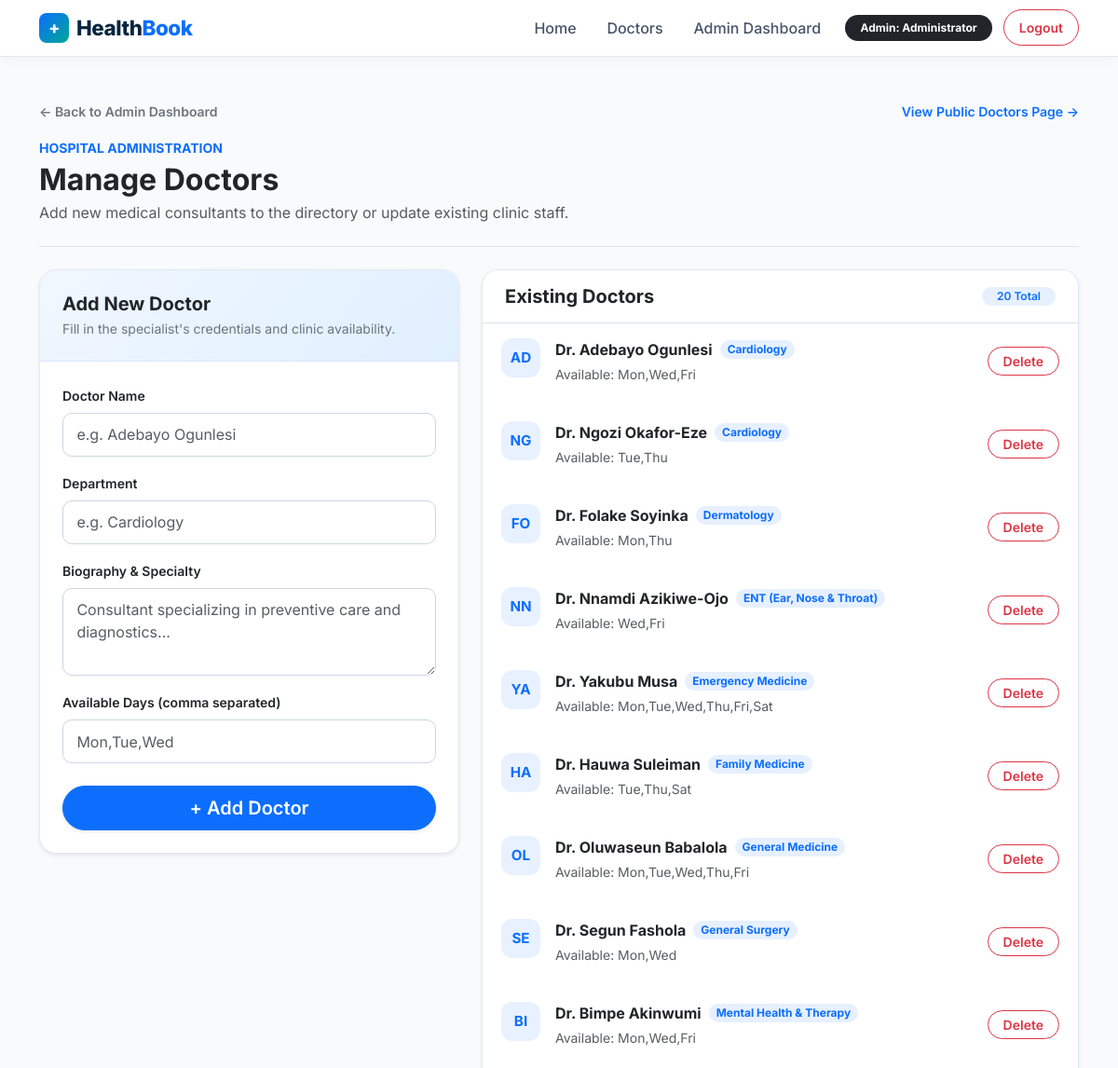
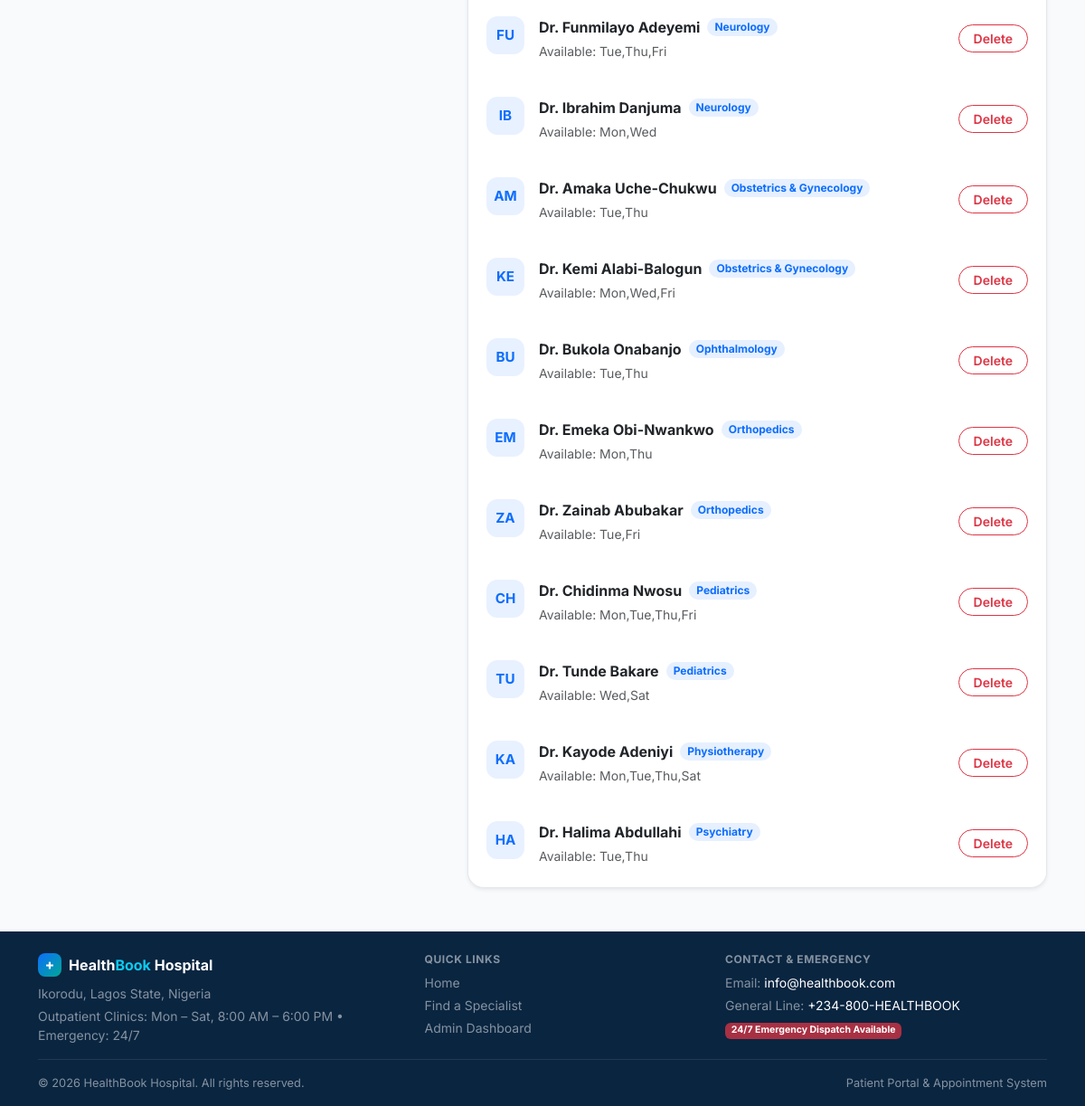
Page /admin/doctors (signed in) on the committed database (2 pictures, top to bottom).
### tables this page shows
CREATE TABLE users (
        id INTEGER PRIMARY KEY AUTOINCREMENT,
        username TEXT UNIQUE NOT NULL,
        password TEXT NOT NULL,
        role TEXT NOT NULL DEFAULT 'patient',
        full_name TEXT
    );

CREATE TABLE doctors (
        id INTEGER PRIMARY KEY AUTOINCREMENT,
        name TEXT NOT NULL,
        department TEXT NOT NULL,
        bio TEXT,
        available_days TEXT  -- comma separated like "Mon,Tue,Wed"
    );

### app.py (the view, shortened to what this page needs)
@app.route("/admin/doctors", methods=["GET", "POST"])
@admin_required
def manage_doctors():
    db = get_db()
    doctors = db.execute("SELECT * FROM doctors ORDER BY department, name").fetchall()
    return render_template("manage_doctors.html", doctors=doctors, user=current_user())

### app.py (called while the page is built)
def get_db():
    if "db" not in g:
        g.db = sqlite3.connect(DB_PATH)
        g.db.row_factory = sqlite3.Row
    return g.db

def current_user():
    uid = session.get("user_id")
    if not uid:
        return None
    db = get_db()
    return db.execute("SELECT * FROM users WHERE id = ?", (uid,)).fetchone()

def admin_required(f):
    from functools import wraps
    @wraps(f)
    def wrapper(*args, **kwargs):
        user = current_user()
        if not user or user["role"] != "admin":
            flash("Admin access required", "danger")
            return redirect(url_for("index"))
        return f(*args, **kwargs)
    return wrapper

### templates/manage_doctors.html (shortened to what this page needs)
{% extends "base.html" %}
{% block content %}
<div class="container py-5">
  <div class="d-flex flex-wrap justify-content-between align-items-center gap-2 mb-3">
    <a href="{{ url_for('admin_dashboard') }}" class="text-decoration-none text-secondary small fw-semibold">
      &larr; Back to Admin Dashboard
    </a>
    <a href="{{ url_for('doctors') }}" class="text-decoration-none text-primary small fw-semibold">
      View Public Doctors Page &rarr;
    </a>
  </div>
  <div class="pb-4 mb-4 border-bottom">
    <span class="text-primary text-uppercase fw-bold small">Hospital Administration</span>
    <h2 class="fw-bold text-dark mt-1 mb-1">Manage Doctors</h2>
    <p class="text-muted mb-0">
      Add new medical consultants to the directory or update existing clinic staff.
    </p>
  </div>
  <div class="row g-4 align-items-start">
    <div class="col-lg-5">
      <div class="card hb-panel-card shadow-sm">
        <div class="hb-panel-header p-4">
          <h5 class="fw-bold text-dark mb-1">Add New Doctor</h5>
          <p class="text-secondary small mb-0">Fill in the specialist's credentials and clinic availability.</p>
        </div>
        <div class="card-body p-4">
          <form method="post">
            <div class="mb-3">
              <label class="form-label fw-semibold text-dark small">Doctor Name</label>
              <input
                class="form-control hb-input"
                name="name"
                placeholder="e.g. Adebayo Ogunlesi"
                required
              >
            </div>
            <div class="mb-3">
              <label class="form-label fw-semibold text-dark small">Department</label>
              <input
                class="form-control hb-input"
                name="department"
                placeholder="e.g. Cardiology"
                required
              >
            </div>
            <div class="mb-3">
              <label class="form-label fw-semibold text-dark small">Biography &amp; Specialty</label>
              <textarea
                class="form-control hb-input"
                name="bio"
                rows="3"
                placeholder="Consultant specializing in preventive care and diagnostics..."
              ></textarea>
            </div>
            <div class="mb-4">
              <label class="form-label fw-semibold text-dark small">Available Days (comma separated)</label>
              <input
                class="form-control hb-input"
                name="available_days"
                placeholder="Mon,Tue,Wed"
              >
            </div>
            <button type="submit" class="btn btn-primary btn-lg w-100 rounded-pill fw-semibold shadow-sm">
              + Add Doctor
            </button>
          </form>
        </div>
      </div>
    </div>
    <div class="col-lg-7">
      <div class="card hb-panel-card shadow-sm">
        <div class="card-header bg-white py-3 px-4 border-bottom d-flex justify-content-between align-items-center">
          <h5 class="fw-bold text-dark mb-0">Existing Doctors</h5>
          <span class="badge bg-primary bg-opacity-10 text-primary rounded-pill px-3 py-1 fw-semibold">
            {{ doctors | length }} Total
          </span>
        </div>
        <ul class="list-group list-group-flush">
          {% for d in doctors %}
            <li class="list-group-item hb-doc-item d-flex flex-column flex-sm-row justify-content-between align-items-sm-center gap-3">
              <div class="d-flex align-items-start gap-3">
                <div class="hb-mini-avatar">
                  {{ d.name[:2] | upper }}
                </div>
                <div>
                  <div class="d-flex flex-wrap align-items-center gap-2 mb-1">
                    <strong class="text-dark">Dr. {{ d.name }}</strong>
                    <span class="badge bg-primary bg-opacity-10 text-primary rounded-pill px-2 py-1 small">
                      {{ d.department }}
                    </span>
                  </div>
                  <small class="text-muted d-block">
                    Available: {{ d.available_days if d.available_days else 'Not specified' }}
                  </small>
                </div>
              </div>
              <div class="text-end">
                <a
                  href="{{ url_for('delete_doctor', id=d.id) }}"
                  class="btn btn-sm btn-outline-danger rounded-pill px-3 fw-semibold"
                  onclick="return confirm('Remove Dr. {{ d.name }} from the directory?');"
                >
                  Delete
                </a>
              </div>
            </li>
          {% else %}
            <li class="list-group-item text-center py-5 text-muted border-0">
              <div class="fw-semibold text-dark mb-1">No doctors yet</div>
              <small>Use the form on the left to add your first specialist.</small>
            </li>
          {% endfor %}
        </ul>
      </div>
    </div>
  </div>
</div>
{% endblock %}

### templates/base.html (shortened to what this page needs)
<!doctype html>
<html lang="en">
  <head>
    <link
      href="https://cdn.jsdelivr.net/npm/bootstrap@5.3.3/dist/css/bootstrap.min.css"
      rel="stylesheet"
    />
    <link
      rel="stylesheet"
      href="{{ url_for('static', filename='css/main.css') }}"
    />
  </head>
  <body>
 <nav class="navbar navbar-expand-lg hb-navbar sticky-top py-2">
  <div class="container">
    <a class="navbar-brand hb-brand" href="{{ url_for('index') }}">
      <span class="hb-brand-icon">+</span>
      <span>Health<span class="text-primary">Book</span></span>
    </a>
    <div class="collapse navbar-collapse" id="navMain">
      <ul class="navbar-nav ms-auto align-items-lg-center gap-lg-1 mt-3 mt-lg-0">
        <li class="nav-item">
          <a class="nav-link hb-nav-link" href="{{ url_for('index') }}">Home</a>
        </li>
        <li class="nav-item">
          <a class="nav-link hb-nav-link" href="{{ url_for('doctors') }}">Doctors</a>
        </li>
              {% if user %}
          {% if user.role == 'admin' %}
            <li class="nav-item">
              <a class="nav-link hb-nav-link" href="{{ url_for('admin_dashboard') }}">Admin Dashboard</a>
            </li>
            <li class="nav-item ms-lg-2">
              <span class="badge bg-dark text-white rounded-pill px-3 py-2">
                Admin: {{ user.full_name if user.full_name else user.username }}
              </span>
            </li>
          {% endif %}
          <li class="nav-item ms-lg-2 mt-2 mt-lg-0">
            <a class="btn btn-outline-danger btn-sm px-3 py-2 rounded-pill fw-semibold" href="{{ url_for('logout') }}">Logout</a>
          </li>
        {% endif %}
      </ul>
    </div>
  </div>
</nav>
    <main>{% block content %}{% endblock %}</main>
    <footer class="hb-footer text-white pt-4 pb-3 mt-auto">
      <div class="container">
        <div class="row gy-3 align-items-start justify-content-between small">
          <div class="col-lg-4">
            <div class="d-flex align-items-center gap-2 mb-2">
              <span class="hb-brand-icon" style="width: 26px; height: 26px; font-size: 0.95rem;">+</span>
              <span class="fw-bold fs-6 text-white">Health<span class="text-info">Book</span> Hospital</span>
            </div>
            <p class="text-white-50 mb-1">
              Ikorodu, Lagos State, Nigeria
            </p>
            <p class="text-white-50 mb-0">
              Outpatient Clinics: Mon – Sat, 8:00 AM – 6:00 PM &bull; Emergency: 24/7
            </p>
          </div>
          <div class="col-6 col-lg-3">
            <h6 class="text-uppercase fw-bold text-white-50 mb-2" style="font-size: 0.75rem; letter-spacing: 0.05em;">
              Quick Links
            </h6>
            <ul class="list-unstyled mb-0 d-flex flex-column gap-1">
              <li><a href="{{ url_for('index') }}" class="text-white-50 text-decoration-none">Home</a></li>
              <li><a href="{{ url_for('doctors') }}" class="text-white-50 text-decoration-none">Find a Specialist</a></li>
              {% if user %}
                {% if user.role == 'admin' %}
                  <li><a href="{{ url_for('admin_dashboard') }}" class="text-white-50 text-decoration-none">Admin Dashboard</a></li>
                {% else %}
                  <li><a href="{{ url_for('my_appointments') }}" class="text-white-50 text-decoration-none">My Appointments</a></li>
                {% endif %}
              {% else %}
                <li><a href="{{ url_for('login') }}" class="text-white-50 text-decoration-none">Patient / Admin Login</a></li>
              {% endif %}
            </ul>
          </div>
          <div class="col-6 col-lg-4">
            <h6 class="text-uppercase fw-bold text-white-50 mb-2" style="font-size: 0.75rem; letter-spacing: 0.05em;">
              Contact &amp; Emergency
            </h6>
            <ul class="list-unstyled text-white-50 mb-0 d-flex flex-column gap-1">
              <li>Email: <a href="mailto:info@healthbook.com" class="text-white text-decoration-none">info@healthbook.com</a></li>
              <li>General Line: <a href="tel:+2348004325842" class="text-white text-decoration-none">+234-800-HEALTHBOOK</a></li>
              <li><span class="badge bg-danger bg-opacity-75 text-white mt-1">24/7 Emergency Dispatch Available</span></li>
            </ul>
          </div>
        </div>
        <hr class="border-secondary opacity-25 my-3" />
        <div class="d-flex flex-column flex-sm-row justify-content-between align-items-center text-white-50" style="font-size: 0.8rem;">
          <span>&copy; 2026 HealthBook Hospital. All rights reserved.</span>
          <span class="mt-1 mt-sm-0">Patient Portal &amp; Appointment System</span>
        </div>
      </div>
    </footer>
  </body>
</html>

### static/css/main.css (style rules this page uses)
body { background: #f7fbff; }
.navbar-brand { font-weight: 700; letter-spacing: 0.5px; }
.card { border-radius: 10px; }
.list-group-item { border: none; border-radius: 6px; margin-bottom: 8px; }

### templates/base.html (style rules this page uses)
:root { --hb-navy: #0a2540; --hb-blue: #0d6efd; --hb-teal: #00a896; --hb-soft-bg: #f4f8fc; }
body { font-family: "Inter", system-ui, -apple-system, sans-serif; background-color: #f8fafc; color: #1e293b; display: flex; flex-direction: column; min-height: 100vh; }
main { flex: 1 0 auto; }
.hb-navbar { background-color: #ffffff; border-bottom: 1px solid #e2e8f0; box-shadow: 0 2px 12px rgba(10, 37, 64, 0.04); }
.hb-brand { font-weight: 800; font-size: 1.4rem; color: var(--hb-navy) !important; letter-spacing: -0.02em; display: inline-flex; align-items: center; gap: 0.5rem; }
.hb-brand-icon { width: 32px; height: 32px; background: linear-gradient(135deg, var(--hb-blue), var(--hb-teal)); color: #ffffff; border-radius: 8px; display: inline-flex; align-items: center; justify-content: center; font-weight: 800; font-size: 1.1rem; }
.hb-nav-link { color: #475569 !important; font-weight: 500; padding: 0.5rem 0.9rem !important; border-radius: 8px; transition: all 0.2s ease; }
.hb-footer { background-color: var(--hb-navy); }

### templates/manage_doctors.html (style rules this page uses)
.hb-panel-card { border: 1px solid #e2e8f0; border-radius: 18px; background: #ffffff; overflow: hidden; }
.hb-panel-header { background: linear-gradient(135deg, #f0f7ff 0%, #e0efff 100%); border-bottom: 1px solid #d6e6ff; }
.hb-input { border-radius: 10px; border: 1px solid #cbd5e1; padding: 0.65rem 0.9rem; }
.hb-doc-item { border-left: none; border-right: none; border-color: #f1f5f9; padding: 1rem 1.25rem; transition: background-color 0.2s ease; }
.hb-mini-avatar { width: 42px; height: 42px; border-radius: 12px; background: #e8f1ff; color: #0d6efd; font-weight: 700; font-size: 0.95rem; display: inline-flex; align-items: center; justify-content: center; flex-shrink: 0; }

### rows in the picture
users: full_name "Administrator"
doctors: name "AD", name "Adebayo Ogunlesi", department "Cardiology", available_days "Mon,Wed,Fri"
doctors: name "NG", name "Ngozi Okafor-Eze", department "Cardiology", available_days "Tue,Thu"
doctors: name "FO", name "Folake Soyinka", department "Dermatology", available_days "Mon,Thu"
doctors: name "NN", name "Nnamdi Azikiwe-Ojo", department "ENT (Ear, Nose & Throat)", available_days "Wed,Fri"
doctors: name "YA", name "Yakubu Musa", department "Emergency Medicine", available_days "Mon,Tue,Wed,Thu,Fri,Sat"
doctors: name "HA", name "Hauwa Suleiman", department "Family Medicine", available_days "Tue,Thu,Sat"
doctors: name "OL", name "Oluwaseun Babalola", department "General Medicine", available_days "Mon,Tue,Wed,Thu,Fri"
doctors: name "SE", name "Segun Fashola", department "General Surgery", available_days "Mon,Wed"
doctors: name "BI", name "Bimpe Akinwumi", department "Mental Health & Therapy", available_days "Mon,Wed,Fri"
doctors: name "FU", name "Funmilayo Adeyemi", department "Neurology", available_days "Tue,Thu,Fri"
doctors: name "IB", name "Ibrahim Danjuma", department "Neurology", available_days "Mon,Wed"
doctors: name "AM", name "Amaka Uche-Chukwu", department "Obstetrics & Gynecology", available_days "Tue,Thu"
doctors: name "KE", name "Kemi Alabi-Balogun", department "Obstetrics & Gynecology", available_days "Mon,Wed,Fri"
doctors: name "BU", name "Bukola Onabanjo", department "Ophthalmology", available_days "Tue,Thu"
doctors: name "EM", name "Emeka Obi-Nwankwo", department "Orthopedics", available_days "Mon,Thu"
doctors: name "ZA", name "Zainab Abubakar", department "Orthopedics", available_days "Tue,Fri"
doctors: name "CH", name "Chidinma Nwosu", department "Pediatrics", available_days "Mon,Tue,Thu,Fri"
doctors: name "TU", name "Tunde Bakare", department "Pediatrics", available_days "Wed,Sat"
doctors: name "KA", name "Kayode Adeniyi", department "Physiotherapy", available_days "Mon,Tue,Thu,Sat"
doctors: name "HA", name "Halima Abdullahi", department "Psychiatry", available_days "Tue,Thu"

### other values in the picture
{{ doctors | length }} "20"
